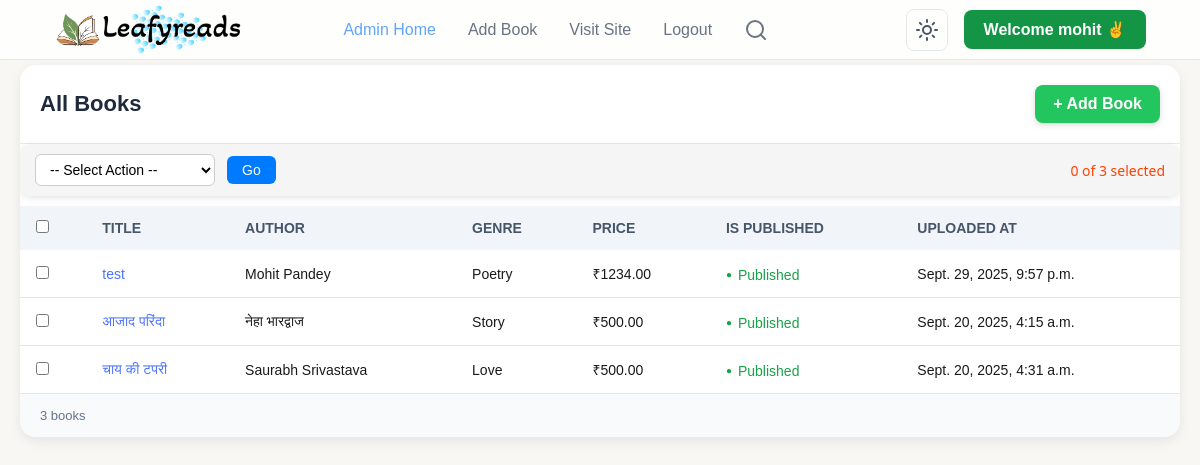
Page /admin-dashboard/ (signed in) on the earlier database version.
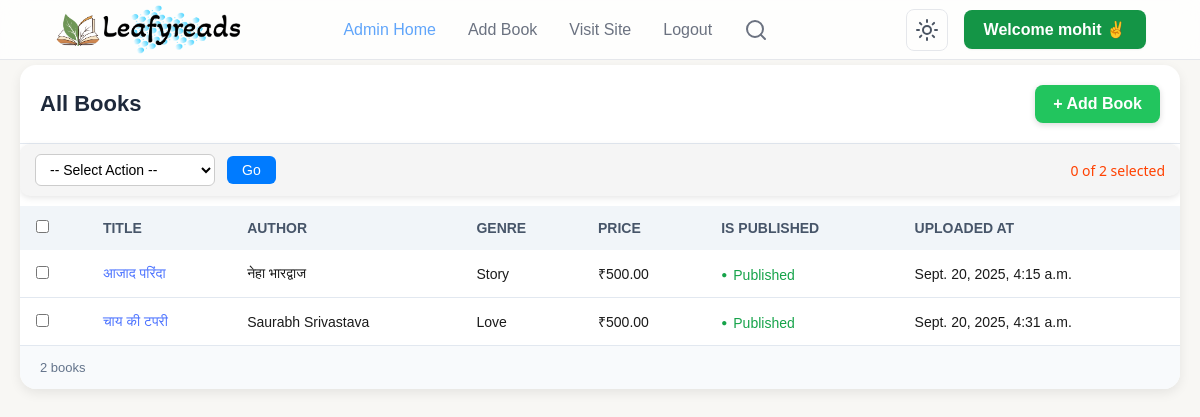
Same page on the later database version.
### books/models.py (models this page shows, shortened)
class Book(models.Model):
    title = models.CharField(max_length=200, unique=True)
    slug = models.SlugField(unique=True)
    author = models.CharField(max_length=100)
    genre = models.ForeignKey(Genre, on_delete=models.SET_NULL, null=True, related_name='books')
    price = models.DecimalField(max_digits=8, decimal_places=2, blank=True, null=True)
    isbn = models.CharField(max_length=20, blank=True, null=True)
    cover_front = models.ImageField(upload_to=book_media_upload_path)
    pdf_file = models.FileField(upload_to=book_media_upload_path, blank=True, null=True)
    is_published = models.BooleanField(default=True)
    uploaded_at = models.DateTimeField(auto_now_add=True)
    updated_at = models.DateTimeField(auto_now=True)
    audio_file = models.FileField(upload_to='sounds/', null=True, blank=True)
    objects = BookQuerySet.as_manager()
    class Meta:
        ordering = ['-uploaded_at']
        indexes = [
            models.Index(fields=['slug']),           # Existing index
            models.Index(fields=['title']),          # Existing index
            models.Index(fields=['genre']),          # Added index for genre filtering
            models.Index(fields=['-uploaded_at']),   # Added index for ordering by uploaded_at
            GinIndex(fields=['title', 'author']),    # Added for PostgreSQL full-text search
        ]

class Genre(models.Model):
    category = models.ForeignKey(Category, on_delete=models.SET_NULL, null=True, related_name='genres')
    name = models.CharField(max_length=100)
    slug = models.SlugField(unique=True)
    lucidicon = models.CharField(max_length=100, blank=True, null=True)
    class Meta:
        ordering = ['name']
        unique_together = ('category', 'name')
        indexes = [
            models.Index(fields=['category', 'slug']),  # Added index for category+slug lookups
        ]
    def __str__(self):
        return self.name

### LRAdmin/views.py (the view, shortened to what this page needs)
# urls.py: path('', views.dashboard, name='dashboard'),
@login_required(login_url="login_admin")
def dashboard(request):
    books = Book.objects.all().order_by("-uploaded_at")
    if request.method == "POST":
        action = request.POST.get('action')
        selected_books = request.POST.getlist('selected_books')
        if action == 'delete' and selected_books:
            Book.objects.filter(id__in=selected_books).delete()
        return redirect('dashboard')  # refresh page after action
    book_query = request.GET.get('search', '').strip()
    books = Book.objects.select_related('genre').all().order_by('-uploaded_at')
    context = {"books": books}
    return render(request, 'dashboard.html', context)

### LRAdmin/templates/dashboard.html (shortened to what this page needs)
{% extends 'basic.html' %}
{% load static %}
{% block css %}
<link rel="stylesheet" href="{% static 'css/dashboard.css' %}" />
{% endblock %}
{% block body %}
  <div class="books-container" style="margin: 5px 20px;">
    <div class="books-header">
      <h2>All Books</h2>
      <div class="action-bar">
        <a href="{% url 'addBook' %}" class="btn-add">+ Add Book</a>
      </div>
    </div>
  <form method="POST" id="bulk-action-form">
  <div class="bulk-actions" style="margin-bottom: 10px;">
    <select name="action" id="action-select">
      <option value="">-- Select Action --</option>
    </select>
    <button type="submit">Go</button>
    <span id="selected-count">0 of {{ books|length }} selected</span>
  </div>
  <table>
    <thead>
      <tr>
        <th><input type="checkbox" id="select-all"></th>
        <th>Title</th>
        <th>Author</th>
        <th>Genre</th>
        <th>Price</th>
        <th>Is Published</th>
        <th>Uploaded At</th>
      </tr>
    </thead>
    <tbody>
      {% if books %}
      {% for book in books %}
      <tr>
        <td><input type="checkbox" class="book-checkbox" name="selected_books" value="{{ book.id }}"></td>
        <td><a style="color: #4b72ff;" href="{% url 'updateBook' book.slug %}">{{book.title}}</a></td>
        <td>{{book.author}}</td>
        <td>{{book.genre}}</td>
        <td>₹{{book.price}}</td>
        {% if book.is_published %}
        <td><span class="status">Published</span></td>
        {% else %}
        <td><span class="status" style="color: rgb(255, 81, 0);">Not Published</span></td>
        {% endif %}
        <td>{{book.updated_at}}</td>
      </tr>
      {% endfor %}
      {% else %}
      <td style="width: 20vw;font-size:16px">Hmm... No books matched your search!</td>
      {% endif %}
    </tbody>
  </table>
</form>
    <div class="books-footer">
      {{books.count}} books
    </div>
  </div>
{% endblock body %}

Differences in the rows shown:
removed Book: title "test", author "Mohit Pandey", genre "Poetry", price "1234.00", is_published "Published", updated_at "Sept. 29, 2025, 9:57 p.m."
Other differences:
{{ books|length }}: "3" → "2"
{{ books.count }}: "3" → "2"
